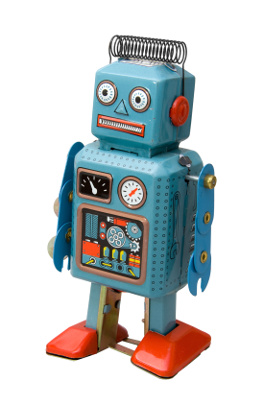
#> input picture Codigos/IntroduccionVisionArtificial/imagenes/robot.jpg, 270 x 405 px
$ python region-imagen.py
#> lines starting #> are read from the running program, lines starting #| are printed output that depends on the picture
import cv2

# Cargamos la imagenes
imagen = cv2.imread("imagenes/robot.jpg")
#> imagen is the input picture: shape (405, 270, 3); mean B, G, R 205.4, 204.7, 200.6

# Obtener region cuadrada
region = imagen[0:150,0:150]
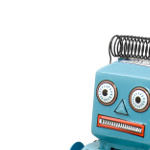
#> region: shape (150, 150, 3); mean B, G, R 229.8, 227.4, 218.1
cv2.imshow("region", region)
cv2.waitKey(0)

# Cambiar el color de una region
imagen[50:180,30:250]=(255,0,0)
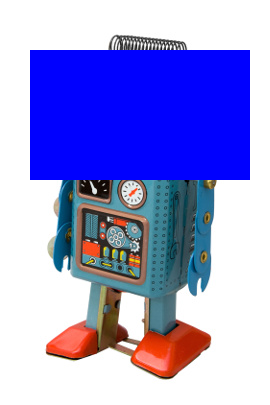
#> imagen: shape (405, 270, 3); mean B, G, R 218.7, 152.6, 153.3
cv2.imshow("imagen",imagen)
cv2.waitKey(0)
